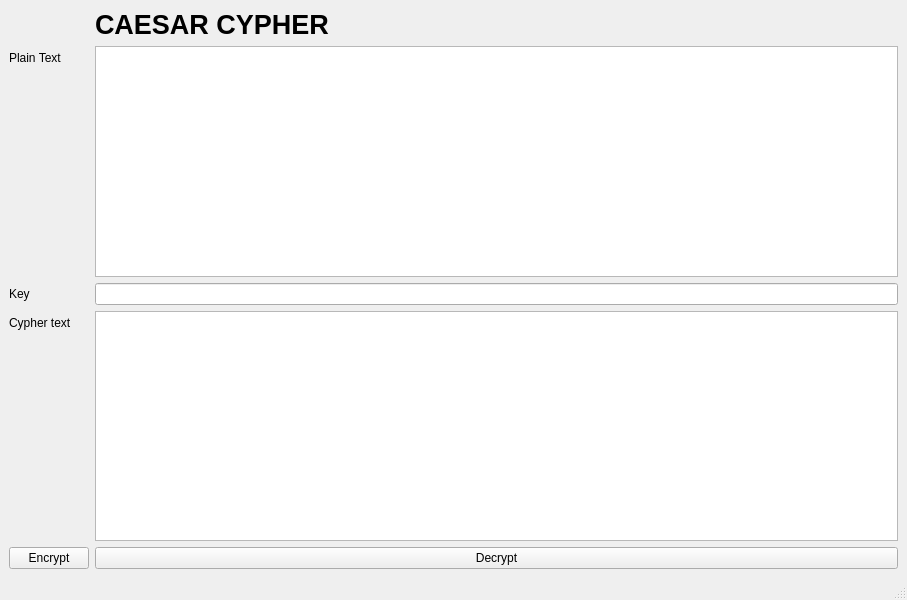
<?xml version="1.0" encoding="UTF-8"?>
<ui version="4.0">
 <class>MainWindow</class>
 <widget class="QMainWindow" name="MainWindow">
  <property name="geometry">
   <rect>
    <x>0</x>
    <y>0</y>
    <width>907</width>
    <height>600</height>
   </rect>
  </property>
  <property name="windowTitle">
   <string>MainWindow</string>
  </property>
  <widget class="QWidget" name="centralwidget">
   <layout class="QFormLayout" name="formLayout">
    <item row="0" column="1">
     <widget class="QLabel" name="label">
      <property name="font">
       <font>
        <family>Nirmala UI</family>
        <pointsize>20</pointsize>
        <weight>75</weight>
        <bold>true</bold>
       </font>
      </property>
      <property name="text">
       <string>CAESAR CYPHER</string>
      </property>
     </widget>
    </item>
    <item row="1" column="0">
     <widget class="QLabel" name="label_2">
      <property name="text">
       <string>Plain Text</string>
      </property>
     </widget>
    </item>
    <item row="1" column="1">
     <widget class="QTextEdit" name="txt_plain"/>
    </item>
    <item row="2" column="0">
     <widget class="QLabel" name="label_3">
      <property name="text">
       <string>Key</string>
      </property>
     </widget>
    </item>
    <item row="2" column="1">
     <widget class="QLineEdit" name="txt_key"/>
    </item>
    <item row="3" column="0">
     <widget class="QLabel" name="label_4">
      <property name="text">
       <string>Cypher text</string>
      </property>
     </widget>
    </item>
    <item row="3" column="1">
     <widget class="QTextEdit" name="txt_cipher"/>
    </item>
    <item row="4" column="0">
     <widget class="QPushButton" name="encryptButton">
      <property name="text">
       <string>Encrypt</string>
      </property>
     </widget>
    </item>
    <item row="4" column="1">
     <widget class="QPushButton" name="decryptButton">
      <property name="text">
       <string>Decrypt</string>
      </property>
     </widget>
    </item>
   </layout>
  </widget>
  <widget class="QMenuBar" name="menubar">
   <property name="geometry">
    <rect>
     <x>0</x>
     <y>0</y>
     <width>907</width>
     <height>21</height>
    </rect>
   </property>
  </widget>
  <widget class="QStatusBar" name="statusbar"/>
 </widget>
 <resources/>
 <connections/>
</ui>
